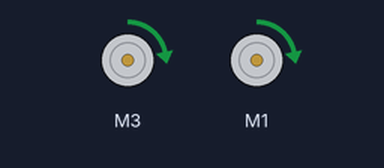
A sketch run on a simulated Arduino Uno, built with avr-gcc and run on an emulated ATmega328P. Shown: 2 × DC motor (green arrow = forward, orange = backward, longer = faster).

Above: at 2.5 s.
Timing chart, 0 to 13.0 s (numbered marks = the images above):
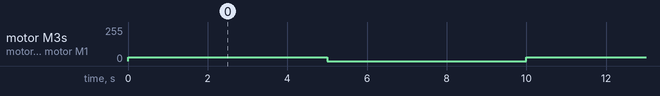

Measured:
- by itself, motor M3, motor M1: alternates forward 30/255 for 5.0 s and stopped for 5.0 s

The sketch:

motor.test.ino
```cpp
#include <Wire.h>
#include <Adafruit_MotorShield.h>
#include "utility/Adafruit_MS_PWMServoDriver.h"

Adafruit_MotorShield AFMS = Adafruit_MotorShield();

// motor 0 is right side, motor 1 is left side
Adafruit_DCMotor *motorR = AFMS.getMotor(3);
Adafruit_DCMotor *motorL = AFMS.getMotor(1);

void setup() {
    AFMS.begin();
    Serial.begin(9600);

    // Set default speed
    motorR->setSpeed(30);
    motorL->setSpeed(30);
}

void loop() {
    // Do your control loop stuff, changing speeds of motors
    // based on IR sensor readings

    // Argument to run could be FORWARD, BACKWARD, or RELEASE
    motorR->run(FORWARD);
    motorL->run(FORWARD);
    delay(5000);
    motorR->run(RELEASE);
    motorL->run(RELEASE);
    delay(5000);

}
```
